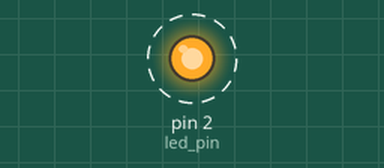
Simulated run of this program. Board: MicroPython board. On the bench: output pins drawn as LEDs (lit = HIGH). Dashed ring = blinking.

Above: at 0.5 s.
Timing chart, 0 to 4.6 s (numbered marks = the images above):
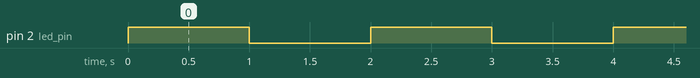

Measured:
- by itself, pin 2 (led_pin): alternates HIGH for 1.0 s and LOW for 1.0 s

The program:

LED_blink.py
```python
#Program to blink led continously: GPIO2

#import the libraries
import machine, time
led=2

#direction of LED pin
led_pin=machine.Pin(led, machine.Pin.OUT)

while(1):
    #turn on LED
    led_pin.on()

    #delay: 1 sec
    time.sleep(1)

    #turn off LED
    led_pin.off()

    time.sleep(1)
    
```
